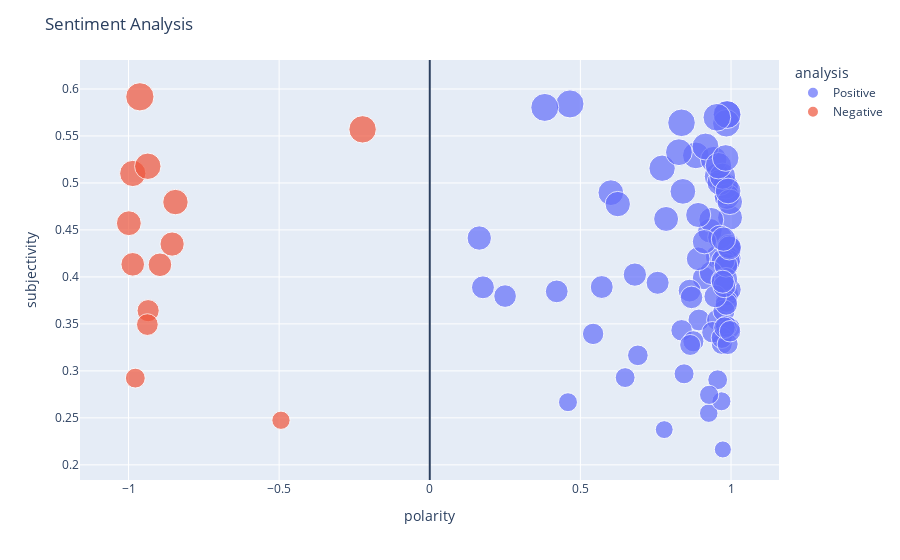

This figure's notebook cell:
### Code cell
import plotly.express as px

fig = px.scatter(cnn,
                x='polarity',
                y='subjectivity',
                color='analysis',
                size='subjectivity'
                )

fig.update_layout(title='Sentiment Analysis',
                shapes=[dict(
                    type='line',
                    yref='paper', y0=0, y1=1,
                    xref='x', x0=0, x1=0
                )]
                )

fig.show()
